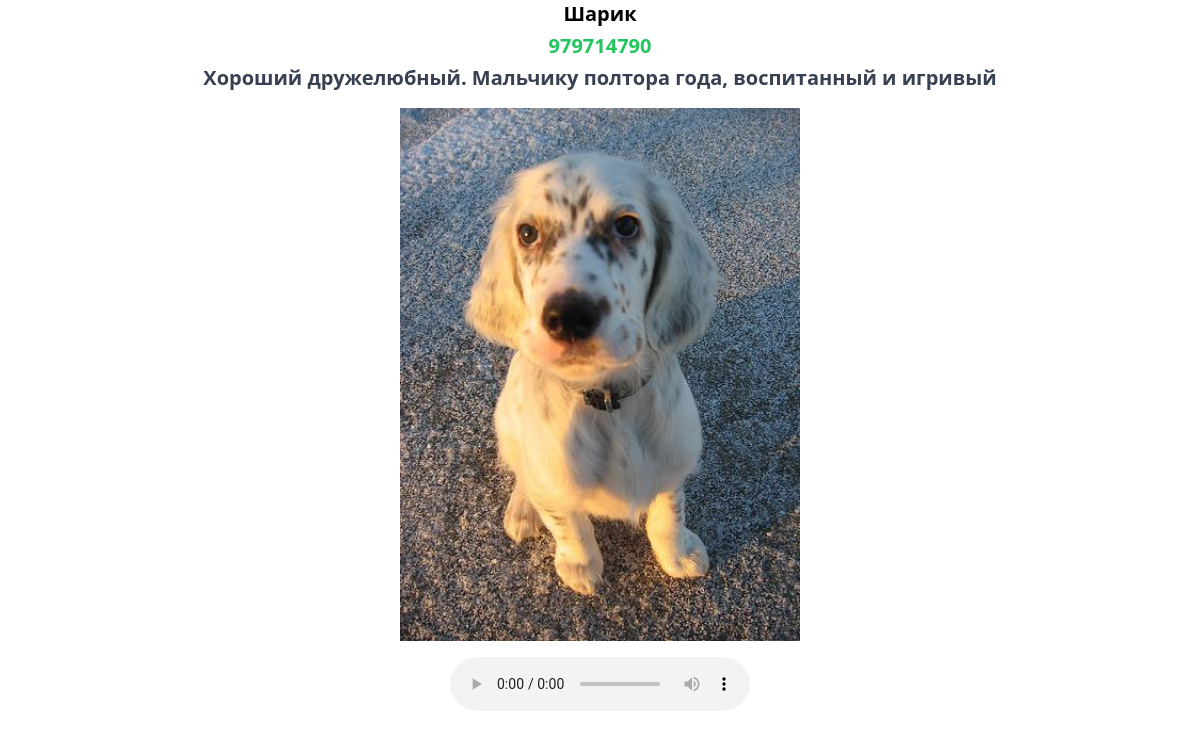
The page /dogs/1 on the database its author committed.
### myapp/models.py (models this page shows, shortened)
class Item(models.Model):
    name = models.CharField( max_length=50)
    price = models.IntegerField()
    phone = models.IntegerField(null=True)
    description = models.CharField(max_length=200)
    text = models.CharField(default='Ваше значение по умолчанию', max_length=255)
    images = models.ImageField(blank=True, upload_to='images')
    mp3_file = models.FileField(upload_to='mp3_files')

### myapp/views.py (the view)
# urls.py: path('dogs/<int:id>', views.pet, name='pet')
def pet(request, id):
    items = Item.objects.get(id=id)
    book = {
        'pet': items
    }
    return render(request, 'myapp/pet.html', book)

### myapp/templates/myapp/pet.html (shortened to what this page needs)
{% extends "myapp/Main.html" %}
{% block content %}
<div class="text-center">
    <p class="font-bold text-xl mb-1">{{ pet.name }}</p>
    <p class="font-bold text-xl text-green-500 mb-1">{{ pet.phone }}</p>
    <p class="font-bold text-xl text-gray-700 mb-1">{{ pet.text }}</p>
    <img width="400" height="300" class="mx-auto my-4" src="{{ pet.images.url }}" alt="Dogs_img">
    <audio controls class="mx-auto my-4">
        <source  src="{{ pet.mp3_file.url }}" type="audio/mp3">
    </audio>
</div>
{% endblock %}

### rows shown on the page
Item: name "Шарик", phone "979714790", text "Хороший дружелюбный. Мальчику полтора года, воспитанный и игривый", images (picture)
